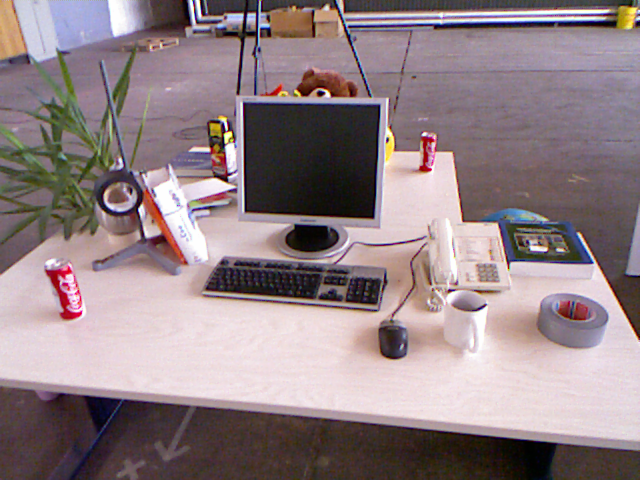
//> input picture shenlan_slam/L5/code/1.png, 640 x 480 px
$ ./computeORB   (built with g++ and OpenCV 4)
//> lines starting //> are read from the running program, lines starting //| are printed output that depends on the picture
//
// Created by 高翔 on 2017/12/19.
// 本程序演示ORB是如何提取、计算和匹配的
//

#include <opencv2/opencv.hpp>

#include <string>

using namespace std;

// global variables
string first_file = "./1.png";
string second_file = "./2.png";

const double pi = 3.1415926;    // pi


// TODO implement this function
/**
 * compute the angle for ORB descriptor
 * @param [in] image input image
 * @param [in|out] detected keypoints
 */
void computeAngle(const cv::Mat &image, vector<cv::KeyPoint> &keypoints);

// TODO implement this function
/**
 * compute ORB descriptor
 * @param [in] image the input image
 * @param [in] keypoints detected keypoints
 * @param [out] desc descriptor
 */
typedef vector<bool> DescType;  // type of descriptor, 256 bools
void computeORBDesc(const cv::Mat &image, vector<cv::KeyPoint> &keypoints, vector<DescType> &desc);

// TODO implement this function
/**
 * brute-force match two sets of descriptors
 * @param desc1 the first descriptor
 * @param desc2 the second descriptor
 * @param matches matches of two images
 */
void bfMatch(const vector<DescType> &desc1, const vector<DescType> &desc2, vector<cv::DMatch> &matches);

bool OutOfRange(const cv::Mat &image, int x, int y, int half_patch_size)
{
    if(
        x < half_patch_size ||
        x > image.cols - half_patch_size + 1 ||
        y < half_patch_size ||
        y > image.rows - half_patch_size + 1)
        {
            return true;
        }
    return false;
}
int hamming_distance(DescType d1, DescType d2)
{
    int dist = 0;
    for(int i = 0; i != 256; ++i)
    {
        dist += (d1[i] != d2[i]);
    }
    return dist;
}
int main(int argc, char **argv) {

    // load image
    cv::Mat first_image = cv::imread(first_file, 0);    // load grayscale image
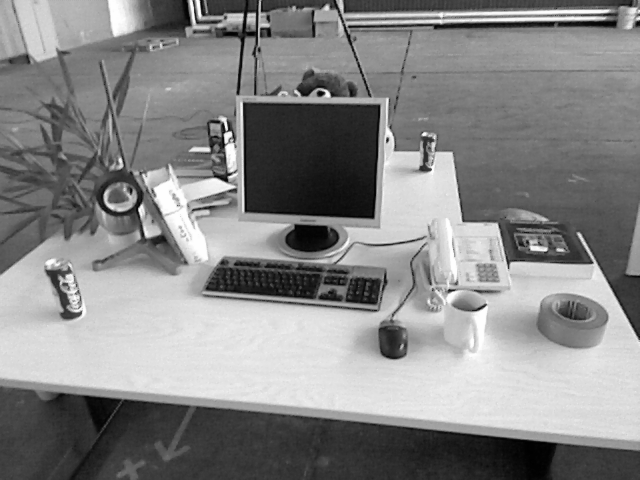
//> first_image: 480 rows x 640 cols, CV_8UC1; min 1, max 254, mean 134.7
    cv::Mat second_image = cv::imread(second_file, 0);  // load grayscale image
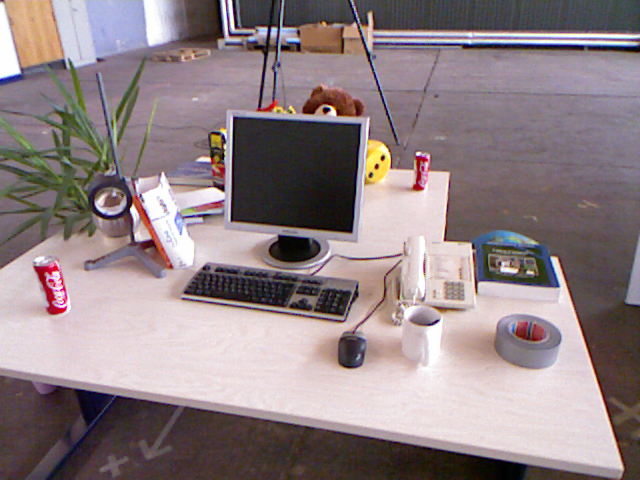
//> input picture shenlan_slam/L5/code/2.png, 640 x 480 px
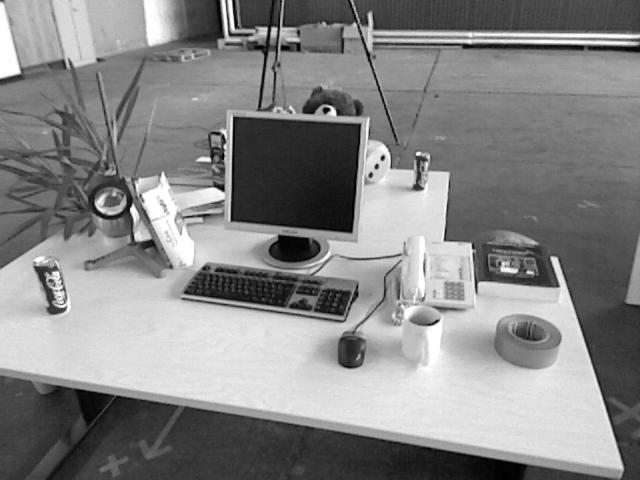
//> second_image: 480 rows x 640 cols, CV_8UC1; min 1, max 254, mean 134.1

    // plot the image
    cv::imshow("first image", first_image);
    cv::imshow("second image", second_image);
    cv::waitKey(0);

    // detect FAST keypoints using threshold=40
    vector<cv::KeyPoint> keypoints;
    cv::FAST(first_image, keypoints, 40);
//> keypoints = 638 keypoints; strongest (x, y, size): (323, 93, 7), (387, 139, 7), (430, 170, 7), (592, 262, 7)
    cout << "keypoints: " << keypoints.size() << endl;
//| keypoints: 638

    // compute angle for each keypoint
    computeAngle(first_image, keypoints);
//> the loop in computeAngle, `for (auto &kp : keypoints)` made 638 passes

    // compute ORB descriptors
    vector<DescType> descriptors;
    computeORBDesc(first_image, keypoints, descriptors);
//> the loop in computeORBDesc, `for (auto &kp: keypoints)` made 638 passes
//> after the loop in computeORBDesc, `for (auto &kp: keypoints)`: desc = 638 items
//> after the loop in computeORBDesc, `for (auto &d: desc)`: bad = 40
//| bad/total: 40/638
//> descriptors = 638 items

    // plot the keypoints
    cv::Mat image_show;
    cv::drawKeypoints(first_image, keypoints, image_show, cv::Scalar::all(-1),
                      cv::DrawMatchesFlags::DRAW_RICH_KEYPOINTS);
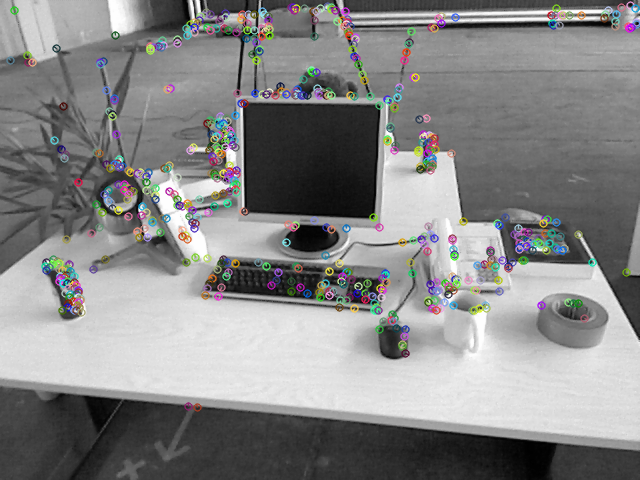
//> image_show: 480 rows x 640 cols, CV_8UC3; mean B, G, R 134.6, 134.7, 134.7
    cv::imshow("features", image_show);
    cv::imwrite("feat1.png", image_show);
    cv::waitKey(0);

    // we can also match descriptors between images
    // same for the second
    vector<cv::KeyPoint> keypoints2;
    cv::FAST(second_image, keypoints2, 40);
//> keypoints2 = 595 keypoints; strongest (x, y, size): (329, 109, 7), (383, 157, 7), (371, 173, 7), (377, 165, 7)
    cout << "keypoints: " << keypoints2.size() << endl;
//| keypoints: 595

    // compute angle for each keypoint
    computeAngle(second_image, keypoints2);
//> the loop in computeAngle (call 2), `for (auto &kp : keypoints)` made 595 passes

    // compute ORB descriptors
    vector<DescType> descriptors2;
    computeORBDesc(second_image, keypoints2, descriptors2);
//> the loop in computeORBDesc (call 2), `for (auto &kp: keypoints)` made 595 passes
//| bad/total: 6/595

    // find matches
    vector<cv::DMatch> matches;
//> (the run ends here: the program crashes, at `dist += (d1[i] != d2[i]);`)
